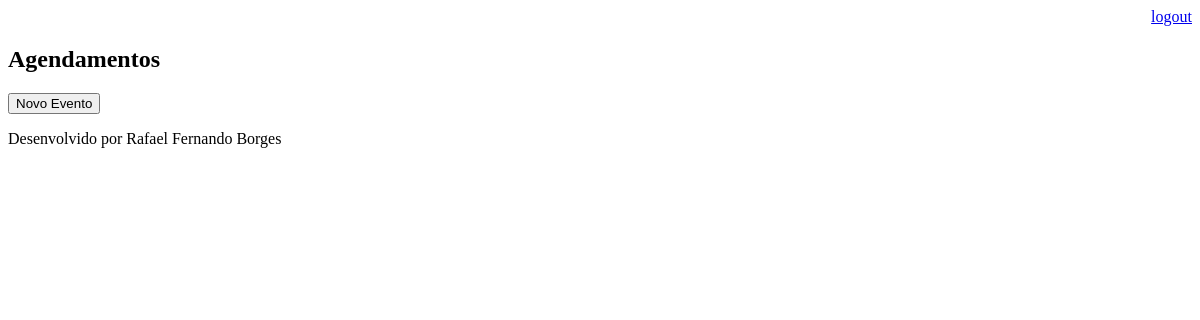
Before: /agenda/ (signed in) with the older database file.
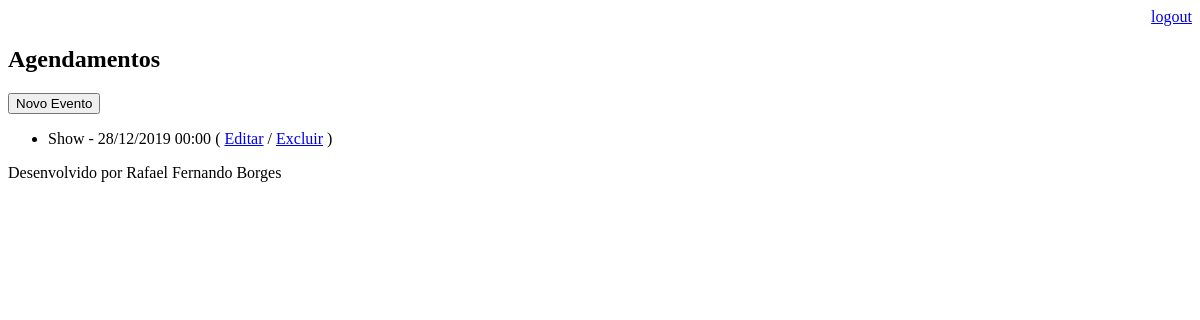
After: the same page with the newer database file.
### core/models.py (models this page shows, shortened)
class Evento(models.Model):
    titulo = models.CharField(max_length=100)
    descricao = models.TextField(blank=True, null=True)
    data_evento = models.DateTimeField(verbose_name='Data do Evento')
    data_criacao = models.DateTimeField(auto_now=True)
    usuario = models.ForeignKey(User, on_delete=models.CASCADE)
    class Meta:
        db_table = 'evento'
    def get_data_evento(self):
        return self.data_evento.strftime('%d/%m/%Y %H:%M')
    def get_evento_atrasado(self):
        if self.data_evento < datetime.now():
            return True
        else:
            return False

### core/views.py (the view)
# urls.py: path('agenda/', views.lista_eventos),
@login_required(login_url='/login/')
def lista_eventos(request):
    usuario = request.user
    data_atual = datetime.now() - timedelta(hours=1)
    evento = Evento.objects.filter(usuario=usuario,
                                   data_evento__gt=data_atual)
    data = {'eventos':evento}
    return render(request, 'agenda.html', data)

### templates/agenda.html
{% extends "model-page.html" %}
{% block content %}
    <h2>Agendamentos</h2>
    <a href="evento/">
        <button type="button">Novo Evento</button>
    </a>
    <ul>
    {% for evento in eventos %}
        <li>
            <div style={% if evento.get_evento_atrasado %} "color: red" {% endif %}>
                {{ evento.titulo }} - {{ evento.get_data_evento }}
                ( <a href="evento/?id={{ evento.id }}">Editar</a>
                / <a href="evento/delete/{{ evento.id }}">Excluir</a> )
            </div>
        </li>
    {% endfor %}
    </ul>
{% endblock %}

Changed rows visible on the page:
added Evento: titulo "Show", get_data_evento "28/12/2019 00:00"
